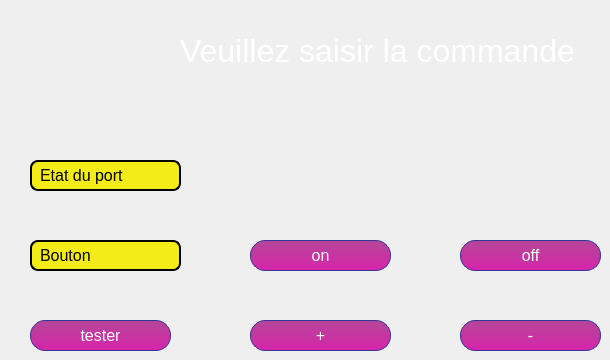
    <widget class="QWidget" name="tab_3">
     <attribute name="title">
      <string>Nouvelle commande</string>
     </attribute>
     <widget class="QLabel" name="label_19">
      <property name="geometry">
       <rect>
        <x>180</x>
        <y>30</y>
        <width>401</width>
        <height>41</height>
       </rect>
      </property>
      <property name="font">
       <font>
        <pointsize>24</pointsize>
       </font>
      </property>
      <property name="styleSheet">
       <string notr="true">QLabel {
	color: rgb(255, 255, 255);
}</string>
      </property>
      <property name="text">
       <string>Veuillez saisir la commande</string>
      </property>
     </widget>
     <widget class="QLabel" name="label_26">
      <property name="geometry">
       <rect>
        <x>30</x>
        <y>240</y>
        <width>151</width>
        <height>31</height>
       </rect>
      </property>
      <property name="font">
       <font>
        <pointsize>12</pointsize>
       </font>
      </property>
      <property name="styleSheet">
       <string notr="true">QLabel {
	color: rgb(0, 0, 0);
	background-color: rgb(243, 236, 23);
border: 2px solid;
border-radius: 8px;
padding: 2px 4px;
}</string>
      </property>
      <property name="text">
       <string>Bouton</string>
      </property>
     </widget>
     <widget class="QLabel" name="label_27">
      <property name="geometry">
       <rect>
        <x>30</x>
        <y>160</y>
        <width>151</width>
        <height>31</height>
       </rect>
      </property>
      <property name="font">
       <font>
        <pointsize>12</pointsize>
       </font>
      </property>
      <property name="styleSheet">
       <string notr="true">QLabel {
	color: rgb(0, 0, 0);
	background-color: rgb(243, 236, 23);
border: 2px solid;
border-radius: 8px;
padding: 2px 4px;
}</string>
      </property>
      <property name="text">
       <string>Etat du port </string>
      </property>
     </widget>
     <widget class="QLabel" name="label">
      <property name="geometry">
       <rect>
        <x>270</x>
        <y>160</y>
        <width>201</width>
        <height>41</height>
       </rect>
      </property>
      <property name="text">
       <string/>
      </property>
     </widget>
     <widget class="QPushButton" name="pb_on">
      <property name="geometry">
       <rect>
        <x>250</x>
        <y>240</y>
        <width>141</width>
        <height>31</height>
       </rect>
      </property>
      <property name="font">
       <font>
        <pointsize>12</pointsize>
       </font>
      </property>
      <property name="styleSheet">
       <string notr="true">QPushButton {
color: white;
border:15px;
	background-color: qlineargradient(spread:pad, x1:0.122, y1:0.988636, x2:0.118, y2:0, stop:0.0147059 rgba(214, 37, 170, 255), stop:0.936275 rgba(182, 69, 154, 255));
border-width: 1px;
border-color: #339;
border-style: solid;
border-radius: 15;
padding: -16px 0px;
min-height: 32px;
min-width: 60px;	
}
QPushButton:hover {
color: white;
	background-color: qlineargradient(spread:pad, x1:0.122, y1:0.988636, x2:0.118, y2:0, stop:0.00490196 rgba(255, 0, 191, 255), stop:0.696078 rgba(174, 72, 150, 255), stop:1 rgba(242, 242, 242, 255));
border-width: 1px;
border-color: #339;
border-style: solid;
border-radius: 15;
padding: -16px 0px;
min-height: 32px;
min-width: 60px;	
}
</string>
      </property>
      <property name="text">
       <string>on</string>
      </property>
     </widget>
     <widget class="QPushButton" name="pb_off">
      <property name="geometry">
       <rect>
        <x>460</x>
        <y>240</y>
        <width>141</width>
        <height>31</height>
       </rect>
      </property>
      <property name="font">
       <font>
        <pointsize>12</pointsize>
       </font>
      </property>
      <property name="styleSheet">
       <string notr="true">QPushButton {
color: white;
border:15px;
	background-color: qlineargradient(spread:pad, x1:0.122, y1:0.988636, x2:0.118, y2:0, stop:0.0147059 rgba(214, 37, 170, 255), stop:0.936275 rgba(182, 69, 154, 255));
border-width: 1px;
border-color: #339;
border-style: solid;
border-radius: 15;
padding: -16px 0px;
min-height: 32px;
min-width: 60px;	
}
QPushButton:hover {
color: white;
	background-color: qlineargradient(spread:pad, x1:0.122, y1:0.988636, x2:0.118, y2:0, stop:0.00490196 rgba(255, 0, 191, 255), stop:0.696078 rgba(174, 72, 150, 255), stop:1 rgba(242, 242, 242, 255));
border-width: 1px;
border-color: #339;
border-style: solid;
border-radius: 15;
padding: -16px 0px;
min-height: 32px;
min-width: 60px;	
}
</string>
      </property>
      <property name="text">
       <string>off</string>
      </property>
     </widget>
     <widget class="QPushButton" name="pb_moins">
      <property name="geometry">
       <rect>
        <x>460</x>
        <y>320</y>
        <width>141</width>
        <height>31</height>
       </rect>
      </property>
      <property name="font">
       <font>
        <pointsize>12</pointsize>
       </font>
      </property>
      <property name="styleSheet">
       <string notr="true">QPushButton {
color: white;
border:15px;
	background-color: qlineargradient(spread:pad, x1:0.122, y1:0.988636, x2:0.118, y2:0, stop:0.0147059 rgba(214, 37, 170, 255), stop:0.936275 rgba(182, 69, 154, 255));
border-width: 1px;
border-color: #339;
border-style: solid;
border-radius: 15;
padding: -16px 0px;
min-height: 32px;
min-width: 60px;	
}
QPushButton:hover {
color: white;
	background-color: qlineargradient(spread:pad, x1:0.122, y1:0.988636, x2:0.118, y2:0, stop:0.00490196 rgba(255, 0, 191, 255), stop:0.696078 rgba(174, 72, 150, 255), stop:1 rgba(242, 242, 242, 255));
border-width: 1px;
border-color: #339;
border-style: solid;
border-radius: 15;
padding: -16px 0px;
min-height: 32px;
min-width: 60px;	
}
</string>
      </property>
      <property name="text">
       <string>-</string>
      </property>
     </widget>
     <widget class="QPushButton" name="pb_plus">
      <property name="geometry">
       <rect>
        <x>250</x>
        <y>320</y>
        <width>141</width>
        <height>31</height>
       </rect>
      </property>
      <property name="font">
       <font>
        <pointsize>12</pointsize>
       </font>
      </property>
      <property name="styleSheet">
       <string notr="true">QPushButton {
color: white;
border:15px;
	background-color: qlineargradient(spread:pad, x1:0.122, y1:0.988636, x2:0.118, y2:0, stop:0.0147059 rgba(214, 37, 170, 255), stop:0.936275 rgba(182, 69, 154, 255));
border-width: 1px;
border-color: #339;
border-style: solid;
border-radius: 15;
padding: -16px 0px;
min-height: 32px;
min-width: 60px;	
}
QPushButton:hover {
color: white;
	background-color: qlineargradient(spread:pad, x1:0.122, y1:0.988636, x2:0.118, y2:0, stop:0.00490196 rgba(255, 0, 191, 255), stop:0.696078 rgba(174, 72, 150, 255), stop:1 rgba(242, 242, 242, 255));
border-width: 1px;
border-color: #339;
border-style: solid;
border-radius: 15;
padding: -16px 0px;
min-height: 32px;
min-width: 60px;	
}
</string>
      </property>
      <property name="text">
       <string>+</string>
      </property>
     </widget>
     <widget class="QPushButton" name="pb_tester">
      <property name="geometry">
       <rect>
        <x>30</x>
        <y>320</y>
        <width>141</width>
        <height>31</height>
       </rect>
      </property>
      <property name="font">
       <font>
        <pointsize>12</pointsize>
       </font>
      </property>
      <property name="styleSheet">
       <string notr="true">QPushButton {
color: white;
border:15px;
	background-color: qlineargradient(spread:pad, x1:0.122, y1:0.988636, x2:0.118, y2:0, stop:0.0147059 rgba(214, 37, 170, 255), stop:0.936275 rgba(182, 69, 154, 255));
border-width: 1px;
border-color: #339;
border-style: solid;
border-radius: 15;
padding: -16px 0px;
min-height: 32px;
min-width: 60px;	
}
QPushButton:hover {
color: white;
	background-color: qlineargradient(spread:pad, x1:0.122, y1:0.988636, x2:0.118, y2:0, stop:0.00490196 rgba(255, 0, 191, 255), stop:0.696078 rgba(174, 72, 150, 255), stop:1 rgba(242, 242, 242, 255));
border-width: 1px;
border-color: #339;
border-style: solid;
border-radius: 15;
padding: -16px 0px;
min-height: 32px;
min-width: 60px;	
}
</string>
      </property>
      <property name="text">
       <string>tester</string>
      </property>
     </widget>
    </widget>
